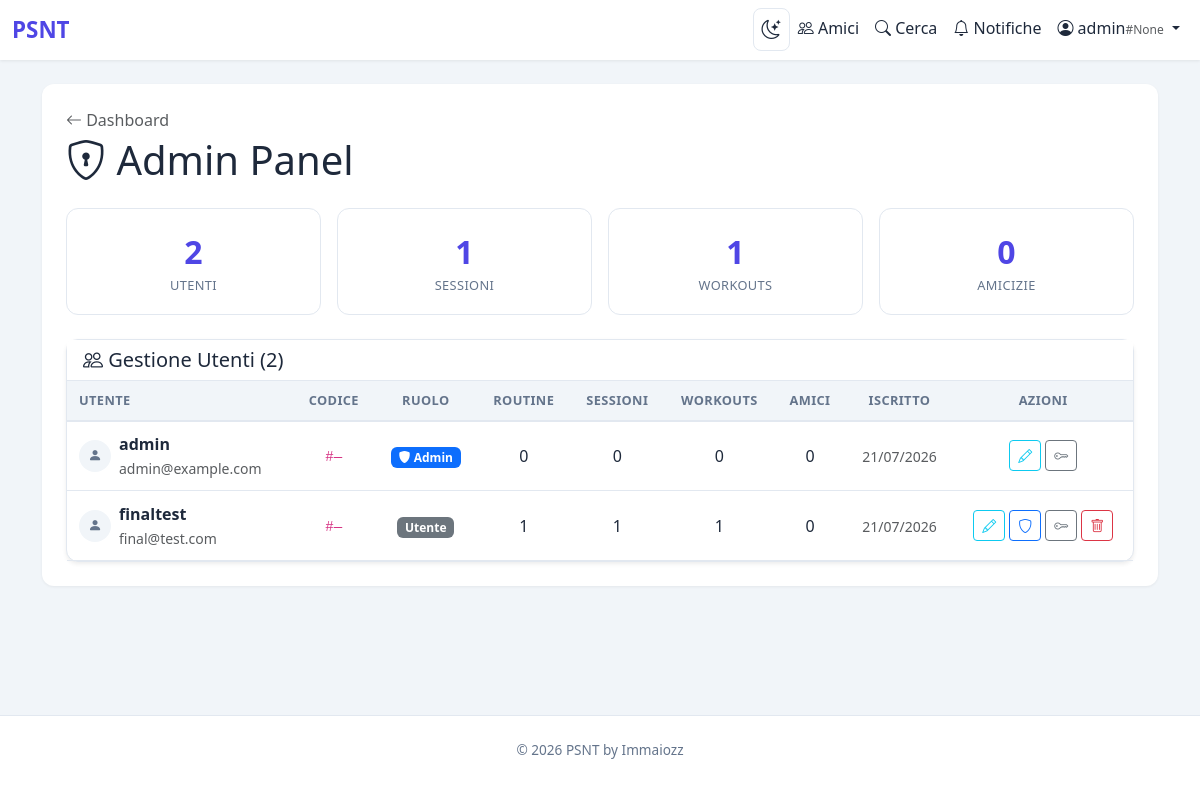
The app's page /admin (signed in), older data.
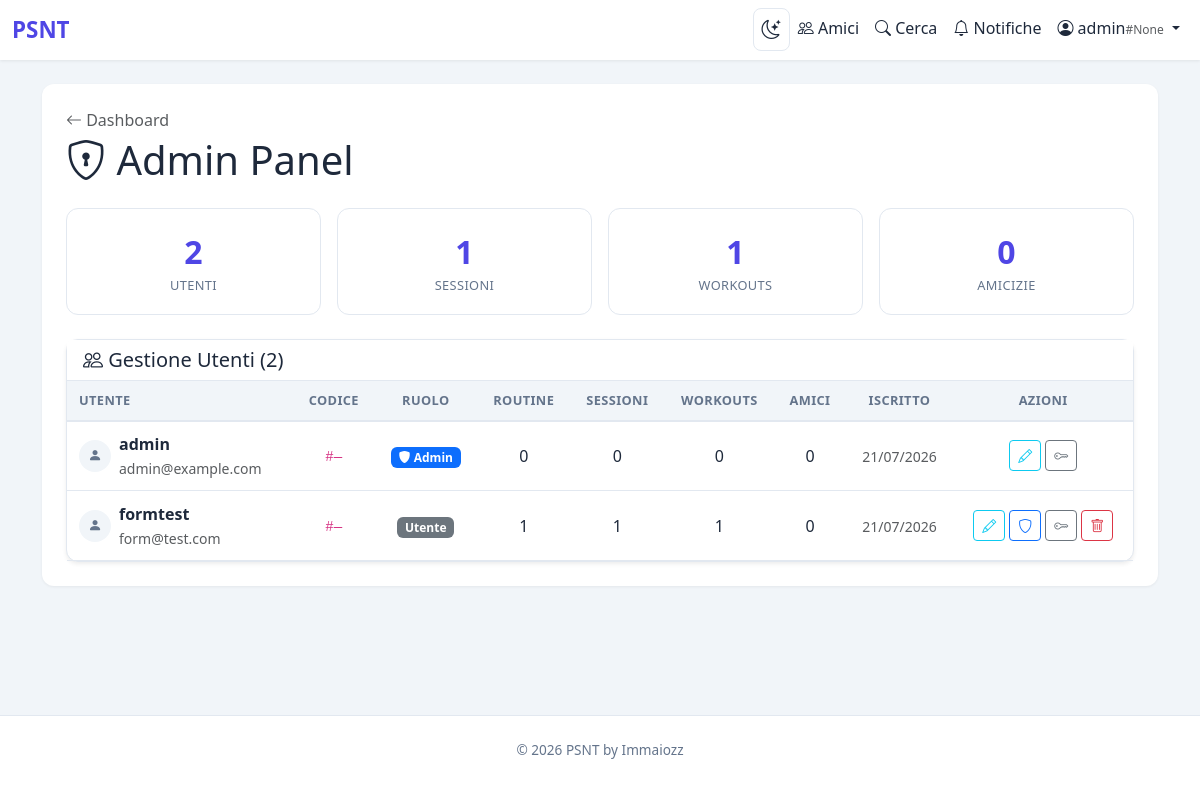
The same page, newer data.
### flask_app.py (models this page shows, shortened)
class User(UserMixin, db.Model):
    id = db.Column(db.Integer, primary_key=True)
    username = db.Column(db.String(80), unique=True, nullable=False, index=True)
    email = db.Column(db.String(120), unique=True, nullable=False, index=True)
    password_hash = db.Column(db.String(255), nullable=False)
    profile_image = db.Column(db.Text, nullable=True)
    friend_code = db.Column(db.String(4), unique=True, nullable=True, index=True)
    public_token = db.Column(db.String(36), unique=True, nullable=True, index=True)
    is_admin = db.Column(db.Boolean, default=False, nullable=False)
    created_at = db.Column(db.DateTime, default=datetime.utcnow)
    routines = db.relationship('Routine', backref='user', lazy=True, cascade='all, delete-orphan')
    routine_exercises = db.relationship('RoutineExercise', backref='user', lazy=True, cascade='all, delete-orphan')
    routine_sessions = db.relationship('RoutineSession', backref='user', lazy=True, cascade='all, delete-orphan')
    workouts = db.relationship('Workout', backref='user', lazy=True, cascade='all, delete-orphan')
    weight_history = db.relationship('WeightHistory', backref='user', lazy=True, cascade='all, delete-orphan')

### flask_app.py (the view)
@app.route("/admin")
@login_required
def admin_panel():
    if not current_user.is_admin:
        flash("✗ Accesso negato.", "danger")
        return redirect(url_for("dashboard"))
    users = User.query.order_by(User.created_at.desc()).all()
    if not users:
        return render_template("admin.html", user_data=[], total_users=0, total_sessions=0, total_workouts=0, total_friendships=0)
    user_ids = [u.id for u in users]
    routine_counts = dict(db.session.query(Routine.user_id, func.count(Routine.id)).filter(Routine.user_id.in_(user_ids)).group_by(Routine.user_id).all())
    session_counts = dict(db.session.query(RoutineSession.user_id, func.count(RoutineSession.id)).filter(RoutineSession.user_id.in_(user_ids)).group_by(RoutineSession.user_id).all())
    workout_counts = dict(db.session.query(Workout.user_id, func.count(Workout.id)).filter(Workout.user_id.in_(user_ids)).group_by(Workout.user_id).all())
    friendship_data = db.session.query(
        db.case((Friendship.requester_id.in_(user_ids), Friendship.requester_id), else_=Friendship.receiver_id).label("uid"),
        func.count(Friendship.id)
    ).filter(
        ((Friendship.requester_id.in_(user_ids)) | (Friendship.receiver_id.in_(user_ids))),
        Friendship.status == "accepted"
    ).group_by("uid").all()
    friendship_counts = {row.uid: row[1] for row in friendship_data}
    user_data = [{
        "user": u,
        "routines": routine_counts.get(u.id, 0),
        "sessions": session_counts.get(u.id, 0),
        "workouts": workout_counts.get(u.id, 0),
        "friends": friendship_counts.get(u.id, 0),
    } for u in users]
    total_users = len(users)
    total_sessions = sum(session_counts.values()) if session_counts else 0
    total_workouts = sum(workout_counts.values()) if workout_counts else 0
    total_friendships = sum(friendship_counts.values()) if friendship_counts else 0
    return render_template("admin.html",
                           user_data=user_data,
                           total_users=total_users,
                           total_sessions=total_sessions,
                           total_workouts=total_workouts,
                           total_friendships=total_friendships)

### flask_app.py (called while the page is built)
@login_manager.user_loader
def load_user(user_id):
    return db.session.get(User, int(user_id))

@app.context_processor
def inject_pending_requests():
    if current_user.is_authenticated:
        last_check = session.get("pending_check_time", 0)
        cached_count = session.get("pending_count", 0)
        now = time.time()
        if now - last_check > 60:
            count = Friendship.query.filter_by(receiver_id=current_user.id, status="pending").count()
            session["pending_count"] = count
            session["pending_check_time"] = now
            return dict(pending_requests_count=count)
        return dict(pending_requests_count=cached_count)
    return dict(pending_requests_count=0)

@app.before_request
def init_db_once():
    global _db_initialized
    if not _db_initialized:
        ensure_database()
        load_exercises()
        _db_initialized = True

### templates/admin.html (shortened to what this page needs)
{% extends "base.html" %}
{% block content %}
<div class="d-flex justify-content-between align-items-center mb-4">
    <div>
        <a href="{{ url_for('dashboard') }}" class="text-decoration-none text-muted"><i class="bi bi-arrow-left"></i> Dashboard</a>
        <h1 class="mt-1 mb-0" style="color:var(--text-color);"><i class="bi bi-shield-lock"></i> Admin Panel</h1>
    </div>
</div>
<div class="row g-3 mb-4">
    <div class="col-6 col-md-3">
        <div class="admin-stat">
            <div class="num">{{ total_users }}</div>
            <div class="label">Utenti</div>
        </div>
    </div>
    <div class="col-6 col-md-3">
        <div class="admin-stat">
            <div class="num">{{ total_sessions }}</div>
            <div class="label">Sessioni</div>
        </div>
    </div>
    <div class="col-6 col-md-3">
        <div class="admin-stat">
            <div class="num">{{ total_workouts }}</div>
            <div class="label">Workouts</div>
        </div>
    </div>
    <div class="col-6 col-md-3">
        <div class="admin-stat">
            <div class="num">{{ total_friendships }}</div>
            <div class="label">Amicizie</div>
        </div>
    </div>
</div>
<div class="card shadow-sm">
    <div class="card-header">
        <h5 class="mb-0" style="color:var(--text-color);"><i class="bi bi-people"></i> Gestione Utenti ({{ user_data|length }})</h5>
    </div>
    <div class="card-body p-0">
        <div class="table-responsive">
            <table class="admin-table mb-0">
                <thead>
                    <tr>
                        <th>Utente</th>
                        <th class="text-center">Codice</th>
                        <th class="text-center">Ruolo</th>
                        <th class="text-center">Routine</th>
                        <th class="text-center">Sessioni</th>
                        <th class="text-center">Workouts</th>
                        <th class="text-center">Amici</th>
                        <th class="text-center">Iscritto</th>
                        <th class="text-center">Azioni</th>
                    </tr>
                </thead>
                <tbody>
                    {% for ud in user_data %}
                    {% set u = ud.user %}
                    <tr class="user-row">
                        <td>
                            <div class="d-flex align-items-center gap-2">
                                {% if u.profile_image %}
                                    <img src="{{ u.profile_image }}" alt="" style="width:32px;height:32px;border-radius:50%;object-fit:cover;">
                                {% else %}
                                    <div style="width:32px;height:32px;border-radius:50%;background:var(--bg-color);display:flex;align-items:center;justify-content:center;color:var(--text-muted);font-size:.85rem;">
                                        <i class="bi bi-person-fill"></i>
                                    </div>
                                {% endif %}
                                <div>
                                    <span class="fw-semibold">{{ u.username }}</span>
                                    <br><small class="text-muted">{{ u.email }}</small>
                                </div>
                            </div>
                        </td>
                        <td class="text-center"><code>#{{ u.friend_code or '—' }}</code></td>
                        <td class="text-center">
                            {% if u.is_admin %}
                                <span class="badge bg-primary"><i class="bi bi-shield-fill"></i> Admin</span>
                            {% else %}
                                <span class="badge bg-secondary">Utente</span>
                            {% endif %}
                        </td>
                        <td class="text-center">{{ ud.routines }}</td>
                        <td class="text-center">{{ ud.sessions }}</td>
                        <td class="text-center">{{ ud.workouts }}</td>
                        <td class="text-center">{{ ud.friends }}</td>
                        <td class="text-center"><small class="text-muted">{{ u.created_at.strftime('%d/%m/%Y') }}</small></td>
                        <td class="text-center">
                            <div class="d-flex gap-1 justify-content-center flex-wrap">
                                <button type="button" class="btn btn-sm btn-outline-info" onclick="editUser({{ u.id }}, '{{ u.username | e }}', '{{ u.friend_code or '' }}')" title="Modifica utente">
                                    <i class="bi bi-pencil"></i>
                                </button>
                                {% if u.id != current_user.id %}
                                <form method="POST" action="{{ url_for('toggle_admin', user_id=u.id) }}" style="display:inline;">
                                    <button type="submit" class="btn btn-sm {% if u.is_admin %}btn-outline-warning{% else %}btn-outline-primary{% endif %}" title="{% if u.is_admin %}Rimuovi admin{% else %}Promuovi ad admin{% endif %}">
                                        <i class="bi bi-shield{% if u.is_admin %}-fill{% endif %}"></i>
                                    </button>
                                </form>
                                {% endif %}
                                <form method="POST" action="{{ url_for('admin_reset_password', user_id=u.id) }}" style="display:inline;">
                                    <button type="submit" class="btn btn-sm btn-outline-secondary" onclick="return confirm('Resettaggiare la password di {{ u.username }}?')" title="Reset password">
                                        <i class="bi bi-key"></i>
                                    </button>
                                </form>
                                {% if u.id != current_user.id %}
                                <form method="POST" action="{{ url_for('admin_delete_user', user_id=u.id) }}" style="display:inline;">
                                    <button type="submit" class="btn btn-sm btn-outline-danger" onclick="return confirm('Eliminare {{ u.username }}? Tutti i suoi dati verranno persi.')" title="Elimina utente">
                                        <i class="bi bi-trash"></i>
                                    </button>
                                </form>
                                {% endif %}
                            </div>
                        </td>
                    </tr>
                    {% endfor %}
                </tbody>
            </table>
        </div>
    </div>
</div>
{% endblock %}

### templates/base.html (shortened to what this page needs)
<!DOCTYPE html>
<html lang="it">
<head>
    <link href="https://cdn.jsdelivr.net/npm/bootstrap@5.3.0/dist/css/bootstrap.min.css" rel="stylesheet">
    <link rel="stylesheet" href="https://cdn.jsdelivr.net/npm/bootstrap-icons@1.11.0/font/bootstrap-icons.css">
</head>
<body>
    <nav class="navbar navbar-expand-lg navbar-light">
        <div class="container-fluid">
            <a class="navbar-brand" href="{% if current_user.is_authenticated %}{{ url_for('dashboard') }}{% else %}{{ url_for('landing') }}{% endif %}">
                 PSNT
            </a>
            <div class="collapse navbar-collapse" id="navbarNav">
                <ul class="navbar-nav ms-auto">
                    {% if current_user.is_authenticated %}
                        <li class="nav-item">
                            <button class="dark-toggle nav-link" id="darkToggle" title="Modalit notturna">
                                <i class="bi bi-moon-stars"></i>
                            </button>
                        </li>
                        <li class="nav-item">
                            <a class="nav-link text-dark-readable" href="{{ url_for('friends_list') }}">
                                <i class="bi bi-people"></i> Amici
                            </a>
                        </li>
                        <li class="nav-item">
                            <a class="nav-link text-dark-readable" href="{{ url_for('search_users') }}">
                                <i class="bi bi-search"></i> Cerca
                            </a>
                        </li>
                        <li class="nav-item">
                            <a class="nav-link text-dark-readable" href="{{ url_for('notifications') }}">
                                <i class="bi bi-bell"></i> Notifiche
                            </a>
                        </li>
                        <li class="nav-item dropdown">
                            <a class="nav-link dropdown-toggle text-dark-readable" href="#" role="button" data-bs-toggle="dropdown" aria-expanded="false">
                                {% if current_user.profile_image %}
                                    <img src="{{ current_user.profile_image }}" alt="" style="width:22px;height:22px;border-radius:50%;object-fit:cover;vertical-align:middle;margin-right:4px;">
                                {% else %}
                                    <i class="bi bi-person-circle"></i>
                                {% endif %}
                                {{ current_user.username }}<span class="text-muted" style="font-size:.75rem;">#{{ current_user.friend_code }}</span>
                            </a>
                        </li>
                    {% endif %}
                </ul>
            </div>
        </div>
    </nav>
    <main>
        <div class="container">
            <div class="container-main">
                {% block content %}{% endblock %}
            </div>
        </div>
    </main>
    <footer class="footer">
        <div class="container">
            <p>&copy; 2026 PSNT by Immaiozz</p>
        </div>
    </footer>
</body>
</html>

### templates/base.html (style rules this page uses)
:root { --primary-color: #4f46e5; --accent-color: #7c3aed; --bg-color: #f1f5f9; --surface-color: #ffffff; --border-color: #e2e8f0; --text-color: #1e293b; --text-muted: #64748b; --text-secondary: #475569; }
body { background: var(--bg-color); min-height: 100vh; display: flex; flex-direction: column; color: var(--text-color); }
.navbar { background: var(--surface-color); box-shadow: 0 1px 3px rgba(0, 0, 0, 0.08); }
.navbar-brand { font-weight: 700; color: var(--primary-color) !important; font-size: 1.4rem; }
main { flex: 1; padding: 1.5rem 0; }
.container-main { background: var(--surface-color); border-radius: 12px; padding: 1.5rem; box-shadow: 0 1px 3px rgba(0, 0, 0, 0.06); }
.card { border: 1px solid var(--border-color); border-radius: 12px; box-shadow: 0 1px 3px rgba(0, 0, 0, 0.04); background: var(--surface-color); color: var(--text-color); }
.card-header { background: var(--surface-color); border-bottom: 1px solid var(--border-color); font-weight: 600; }
.footer { background: var(--surface-color); padding: 1.5rem 0; margin-top: auto; border-top: 1px solid var(--border-color); text-align: center; color: var(--text-muted); font-size: 0.85rem; }
.text-dark-readable { color: var(--text-color); }
.dark-toggle { cursor: pointer; font-size: 1.2rem; padding: 6px 10px; border-radius: 8px; transition: background .2s; background: none; border: 1px solid var(--border-color); color: var(--text-color); }

### templates/admin.html (style rules this page uses)
.admin-stat { text-align: center; padding: 1.2rem; border-radius: 12px; border: 1px solid var(--border-color); background: var(--surface-color); }
.admin-stat .num { font-size: 2rem; font-weight: 700; color: var(--primary-color); }
.admin-stat .label { font-size: .8rem; color: var(--text-muted); text-transform: uppercase; letter-spacing: .03em; }
.user-row { transition: background .15s; }
.admin-table { width: 100%; border-collapse: collapse; }
.admin-table th { padding: 0.6rem 0.75rem; font-weight: 600; font-size: .8rem; text-transform: uppercase; letter-spacing: .03em; color: var(--text-muted); background: var(--bg-color); border-bottom: 2px solid var(--border-color); }
.admin-table td { padding: 0.65rem 0.75rem; border-bottom: 1px solid var(--border-color); color: var(--text-color); vertical-align: middle; }

Row changes from the older to the newer data that the page shows:
changed User id 1: username "finaltest" → "formtest"; email "final@test.com" → "form@test.com"
